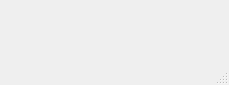
<?xml version="1.0" encoding="UTF-8"?>
<ui version="4.0">
 <class>FancyTape</class>
 <widget class="QDialog" name="FancyTape">
  <property name="geometry">
   <rect>
    <x>0</x>
    <y>0</y>
    <width>229</width>
    <height>85</height>
   </rect>
  </property>
  <property name="font">
   <font>
    <family>Monospace</family>
   </font>
  </property>
  <property name="windowTitle">
   <string>Plover: Paper Tape</string>
  </property>
  <property name="sizeGripEnabled">
   <bool>true</bool>
  </property>
  <layout class="QVBoxLayout" name="verticalLayout"/>
 </widget>
 <resources>
  <include location="resources.qrc"/>
 </resources>
 <connections/>
</ui>
